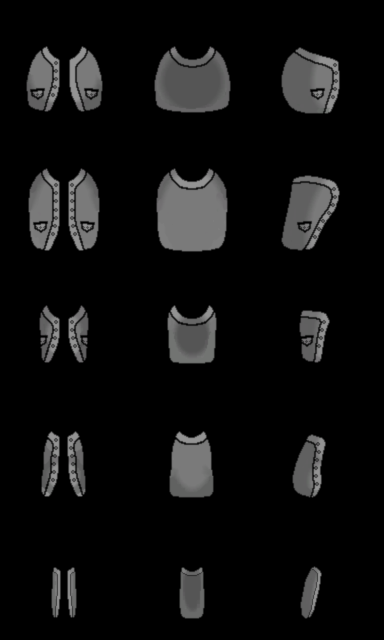
#> input picture orig assets/Coat.png, 384 x 640 px, found by its file name
$ python assetcuttercloak.py
#> lines starting #> are read from the running program, lines starting #| are printed output that depends on the picture
import cv2
from pathlib import Path
pic_pool = [
    Path(Path.cwd() / "orig assets/Coat.png")
]
writepath = Path(Path.cwd() / "1.2"/"Textures"/"Things"/"Apparel"/"Clothing")

# color_pool = [
#     "blue",
#     "green",
#     "white",
#     "yellow"
# ]

size_pool = [
    "Fat",
    "Hulk",
    "Male",
    "Female",
    "Thin"
]

orient_pool = [
    "south",
    "north",
    "east"

]

orig_img = cv2.imread(str(pic_pool[0]), cv2.IMREAD_UNCHANGED)
#> orig_img is the input picture: shape (640, 384, 4); mean B, G, R, A 15.1, 15.1, 15.1, 47.6
for i in range(0,5):
        for j in range(0,3):

            crop_img = orig_img[128*i:128*(i+1), 128*(j):128*(j+1)]


            t_writepath = writepath/("coat"+"_"+size_pool[i]+"_"+orient_pool[j%3]+".png")
            print(t_writepath)

            cv2.imshow("crop", crop_img)
            cv2.waitKey(0)

            cv2.imwrite(str(t_writepath), crop_img)
#> this loop made 5 passes
#> pass 1, `cv2.imshow("crop", crop_img)`:
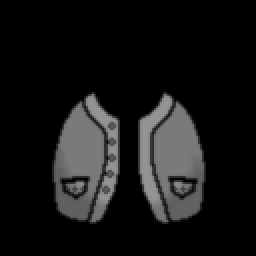
#> window 'crop': shape (128, 128, 4) (shown 2 times larger); mean B, G, R, A 21.3, 21.3, 21.3, 66.3
#> pass 1, `cv2.imshow("crop", crop_img)`:
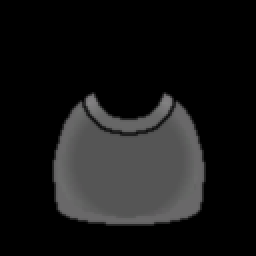
#> window 'crop': shape (128, 128, 4) (shown 2 times larger); mean B, G, R, A 22.2, 22.1, 22.2, 74.6
#> pass 1, `cv2.imshow("crop", crop_img)`:
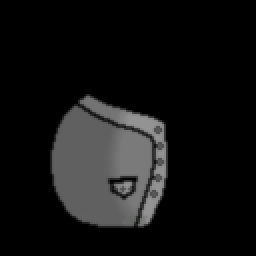
#> window 'crop': shape (128, 128, 4) (shown 2 times larger); mean B, G, R, A 18.8, 18.8, 18.8, 57.4
#> pass 2, `cv2.imshow("crop", crop_img)`:
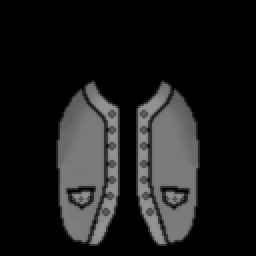
#> window 'crop': shape (128, 128, 4) (shown 2 times larger); mean B, G, R, A 27.2, 27.2, 27.2, 81.4
